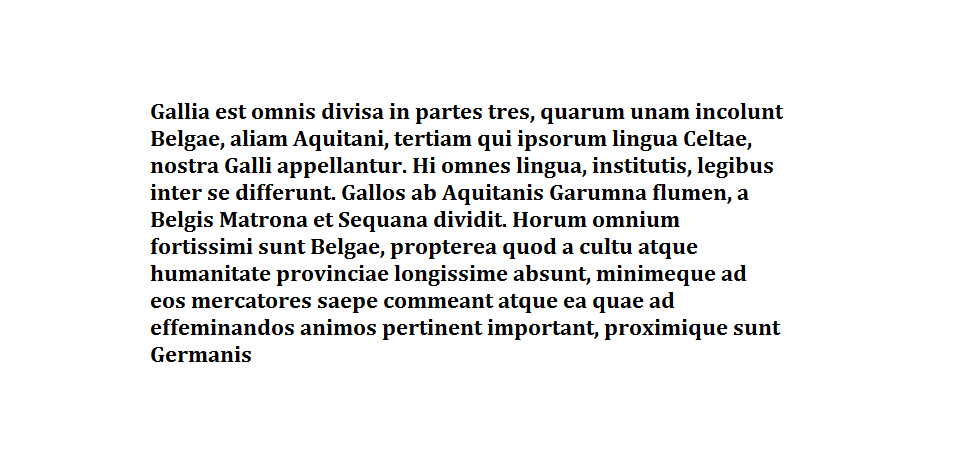
#> input picture lab_09/galia.png, 953 x 463 px; the run also reads 1 picture not shown here
$ jupyter execute --allow-errors lab_09-discrete-fourier-transform.ipynb   (shell and % lines are left out)
#> lines starting #> are read from the running program, lines starting #| are printed output that depends on the picture; after the words box and inside, x2 and y2 are one past the last pixel; in counts of white or black regions, pixels touching at a corner belong together
# Analiza obrazów

Dyskretna transformata Fouriera umożliwa przekształcenie obrazu z domeny czasu do domeny częstotliwościowej. Ze względu na charakterystykę DFT przekształcane obrazy powinny na brzegach mieć nmożliwie iskie wartości, aby uniknąć powstawania artefaktów - zwykle oznacza to konieczność odwrócenia kolorów.

[cell 1]
from PIL import Image, ImageOps
import numpy as np
import matplotlib.pyplot as plt
from mpl_toolkits import mplot3d
from tqdm import tqdm
from numpy.fft import fft2, ifft2

Poniższe funkcje słuzą do przygotowania danych wejściowych i wizualizacji obrazu wraz z wynikiem jego transformacji.

[cell 2]
def load_text(name):
    "loads image and returns it in greyscale with inverted colors"
#> called with name = 'galia.png'
    img = Image.open(name).convert('L')
    return np.array(ImageOps.invert(img))

def fourier_components(img):
    "splits imaginary array into real components (length, angle)"
    fourier = fft2(img)
    mod = np.absolute(fourier)
    angle = np.angle(fourier)
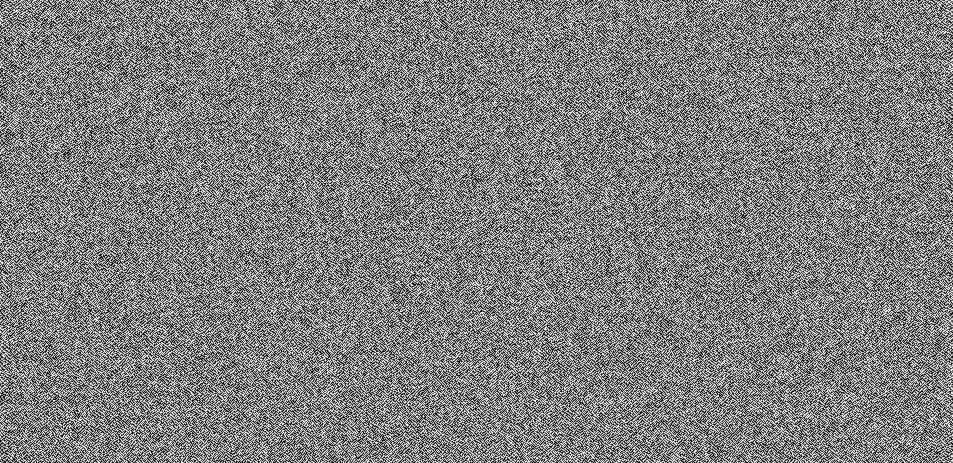
#> angle: shape (463, 953) float64; min -3.14, max 3.14, mean 2.67e-17; drawn with min black and max white
    return mod, angle

# [17 lines left out: function visualise_dft, not called in this run]

Poniżej znajduje się wizualizacja współczynników Fouriera (wartości modułu i fazy) dla obrazu z tekstem. Jako, że kilka wartości modułu jest znacząco odstających to na potrzeby wizualizacji są one pomniejszone (wszystkie wartości stanowiące górny 1% są zmienione na najniższą wartość z tego jednego procenta).

[cell 3]
galia = load_text("galia.png").astype(np.float64)
#> (the rest of this cell did not finish here and is left out)

[cell 4]
mod, angle = fourier_components(galia)
mod /= np.max(mod)
big_num_idx = mod.flatten().argsort()[int((mod.shape[0]*mod.shape[1])*0.99)]
#> big_num_idx = 412616
mod.flatten()[big_num_idx]
#> Out = 0.0169

## Wizualizacja na sztucznym obrazie

Poniższa wizualizacja także pokazuje wartości modułu i fazy, lecz na prostszym, syntetycznym obrazie. Ma ona na celu zapewnienie prostszego do analizy przykładu pozbawionego szumu.

[cell 5]
from matplotlib.widgets import Slider

[cell 6]
TWOPI = 2*np.pi
font_size = 10
freq_x = 1
freq_y = 0

fig, axes = plt.subplots(nrows=3, ncols=1, figsize=(5,10))
axes[0].set_title("original image", fontdict={"fontsize": font_size})
axes[1].set_title("modulus of coefficients", fontdict={"fontsize": font_size})
axes[2].set_title("phase of coefficients", fontdict={"fontsize": font_size})
for ax in axes: ax.axis('off')
x = np.arange(0.0, TWOPI, 0.05)
y = np.arange(0.0, TWOPI, 0.05)
spacex,spacey = np.meshgrid(x, x)
space = spacex*freq_x+spacey*freq_y

img = np.sin(space)
img_obj = []
img_obj.append(axes[0].imshow(img))
mod, angle = fourier_components(img)
img_obj.append(axes[1].imshow(mod))
img_obj.append(axes[2].imshow(angle))

locx = plt.axes([0.15, 0.01, 0.7, 0.03])
locy = plt.axes([0.15, 0.05, 0.7, 0.03])
x_slider = Slider(locx, 'freq_x', 0, 30, valinit=freq_x)
y_slider = Slider(locy, 'freq_y', 0, 30, valinit=freq_y)

# [22 lines left out: functions update_x, update_y, not called in this run]

x_slider.on_changed(update_x)
y_slider.on_changed(update_y)

plt.show()

## Obliczanie korelacji

Twierdzenie o splocie:
$x\star y = DFT^{-1}[DFT\{x\}*DFT\{y\}]$
Pozwala na szybkie obliczenie splotu przy pomocy dyskretynej transformaty Fouriera. Zakładając obraz i wzorzec o rozmiarach NxN i TxT złożności obliczeniowe wynoszą odpowiednio $O(N^2W^2)$ i $O(N^2)$

[cell 7]
def corr(img, template):
    h, w = img.shape
    return (ifft2(fft2(img)*fft2(np.rot90(template,2),[h,w]))).astype(np.float64)

#> (the rest of this cell did not finish here and is left out)

Jak widać zastosowanie DTF powoduje znaczne przyspieszenie - na przykładowych danych aż 25-krotne

#> (a cell that did not finish here is left out)

[cell 9]
# [6 lines left out: function slow_corr, not called in this run]
#> (the rest of this cell did not finish here and is left out)

#> (a cell that did not finish here is left out)

#> (a cell that did not finish here is left out)

[cell 12]
# [10 lines of commented-out code are left out]

[cell 13]
plt.figure(figsize=(5,5))
#> (the rest of this cell did not finish here and is left out)

Dokonujemy normalizacji korelacji tak, aby jej wartości leżały w przedziale \[0, 1\] celem ułatwienia poszukiwania maximów.

[cell 14]
def normalise(x):
    return (x - np.min(x))/np.max(x)

#> (the rest of this cell did not finish here and is left out)

Funkcja `count_max(C, template, threshold)` zlicza i zaznacza wszystkie lokalne maxima w macierzy `C`. Aby maximum zostało zliczone dla i,j jego wartość musi być większa niż `threshold` oraz nie może być w jego otoczeniu (zdefiniowanym przez `template`) wartości większych niż C\[i,j\].

[cell 15]
def count_max(C, template=(13,13), threshold=0.9):
    h, w = template
    y, x = h//2, w//2
    count = 0
    maxima = np.zeros(shape=C.shape)
    for i in range(C.shape[0]):
        for j in range(C.shape[1]):
           # print(i,j)
            if C[i,j] > threshold:
                r = np.sum(C[i-y:i+y+1,j-x:j+x+1]>=C[i,j])
              #  r = np.sum(C[i-h:i+1,j-w:j+1]>=C[i,j])
                if r==1:
                  #  print(C[i-x:i+x,j-y:j+y]>=C[i,j])
                    maxima[i-h:i+1,j-w:j+1] = 255
                    count+=1
    return count, maxima
#c,_ = count_max(maximum_filter(C, size=(13,13)))
#print(c)
#> (the rest of this cell did not finish here and is left out)

[cell 16]
def show_max(background, maxima, alpha=0.6, cmap_back=None, cmap_max=None, title=""):
    plt.figure(figsize=(5,5))
    plt.imshow(background, cmap=cmap_back)
    mask = np.zeros(maxima.shape)
    mask[maxima != 0] = alpha
    plt.imshow(maxima, alpha=mask, cmap=cmap_max)
    plt.title(title)
    plt.show()

#> (the rest of this cell did not finish here and is left out)

## Ryby

[cell 17]
school = np.array(Image.open("school.jpg")).astype(np.float64)
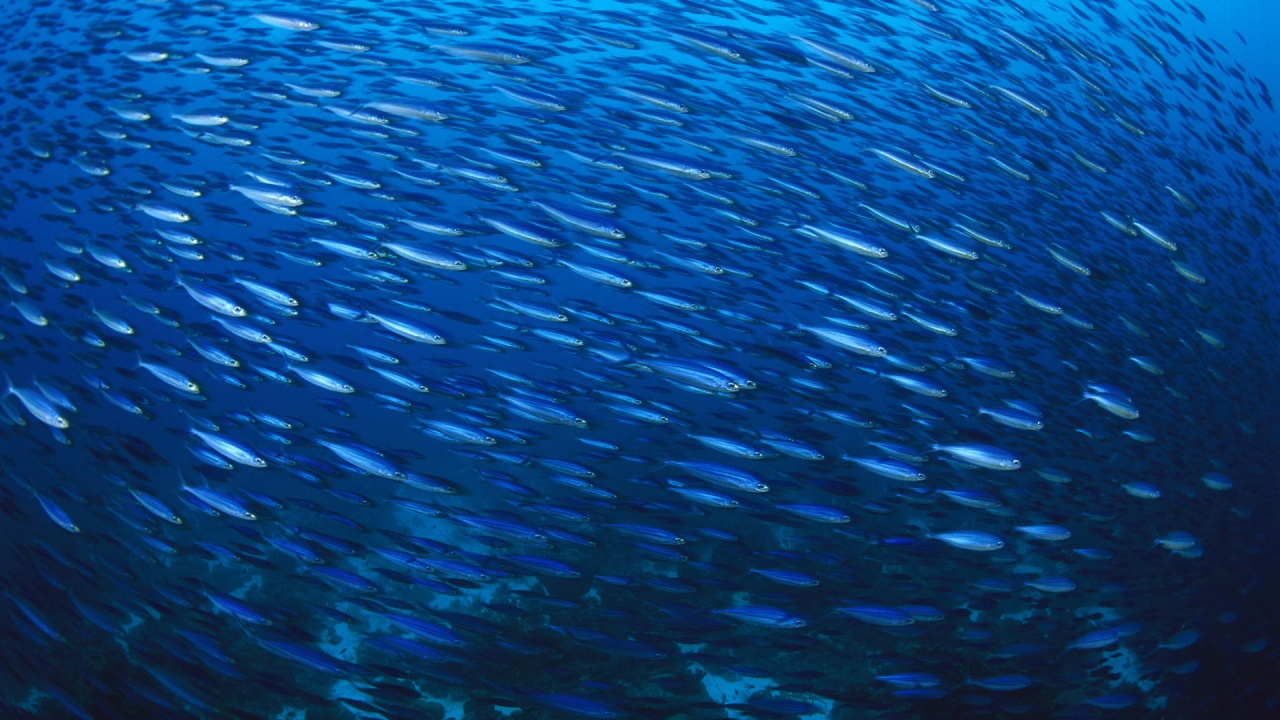
#> input picture lab_09/school.jpg, 1280 x 720 px
template_fish =  np.array(Image.open("fish1.png")).astype(np.float64)
h, w, _ = school.shape
#> h = 720; w = 1280

[cell 18]
C = [corr(img, temp).swapaxes(0,1) for img,temp in zip(school.swapaxes(0,2),template_fish.swapaxes(0,2))]
#> in corr (call 3), `return (ifft2(fft2(img)*fft2(np.rot90(template,2),[h,w]))).astype(np.f..`:
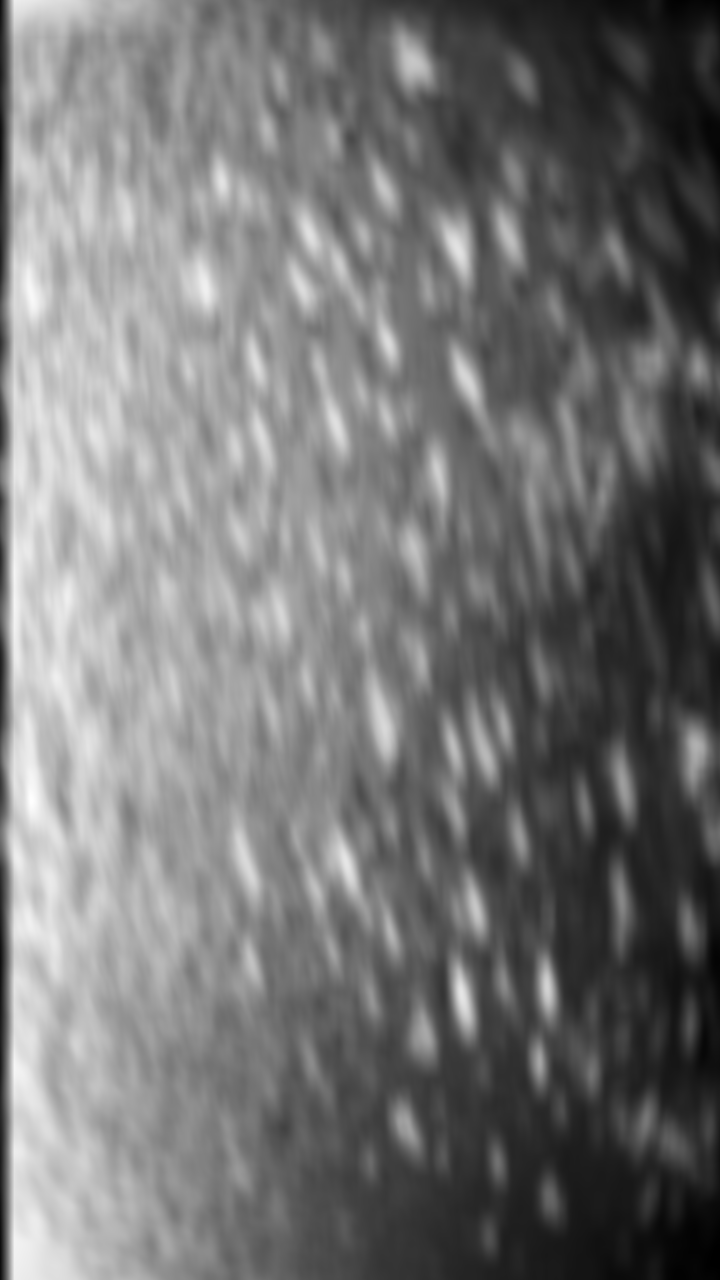
#> returned value: shape (1280, 720) float64; min 3374653, max 24923670, mean 13282789; drawn with min black and max white
#> C = 3 items
#> img: shape (126, 126) float64
C = np.mean(C, axis=0)
C = normalise(C)

[cell 19]
# [5 lines of commented-out code are left out]

[cell 20]
plt.figure(figsize=(5,5))
plt.imshow(C)
plt.show()

[cell 21]
def show_example(C, threshold):
#> called with threshold = 0.6
    c, maxima = count_max(C, template=template_fish.shape[:2],threshold=threshold)
#> after the loop in count_max, `for i in range(C.shape[0]):`:
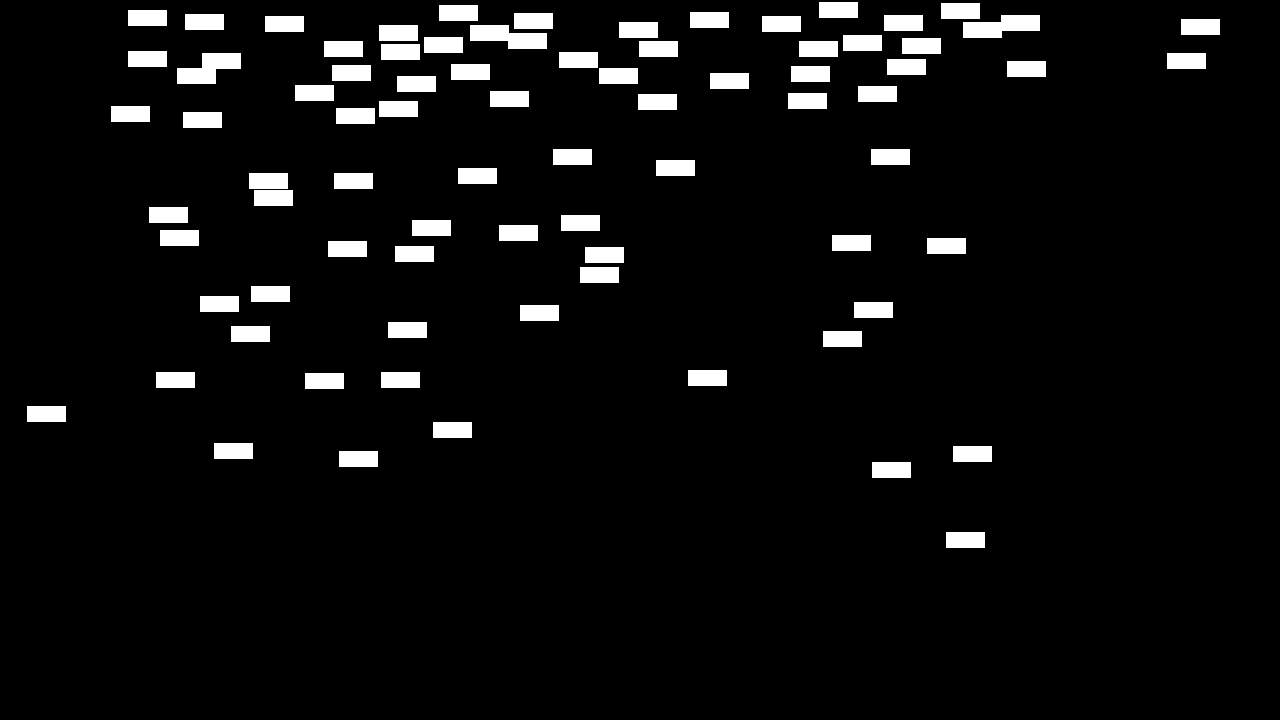
#> maxima: shape (720, 1280) float64; 5.5% white; 79 white regions, largest, box (x1, y1, x2, y2) and area: (470, 25, 547, 49) 1240, (963, 15, 1040, 38) 1239, (177, 53, 241, 84) 1234
#> after the loop in count_max, `for i in range(C.shape[0]):`: count = 91
#> c = 91
    show_max(school.astype(np.uint8), maxima, alpha=0.4, cmap_max="Reds", title=f"count={c}")

show_example(C, 0.6)

[cell 22]
show_example(C, 0.5)
#> after the loop in count_max (call 2), `for i in range(C.shape[0]):`: maxima: shape (720, 1280) float64; 9.7% white; 138 white regions, largest, box (x1, y1, x2, y2) and area: (160, 230, 205, 262) 1248, (470, 25, 547, 49) 1240, (963, 15, 1040, 38) 1239

[cell 23]
show_example(C, 0.4)
#> call 3 of count_max, with template = (15, 38), threshold = 0.4
#> after the loop in count_max (call 3), `for i in range(C.shape[0]):`:
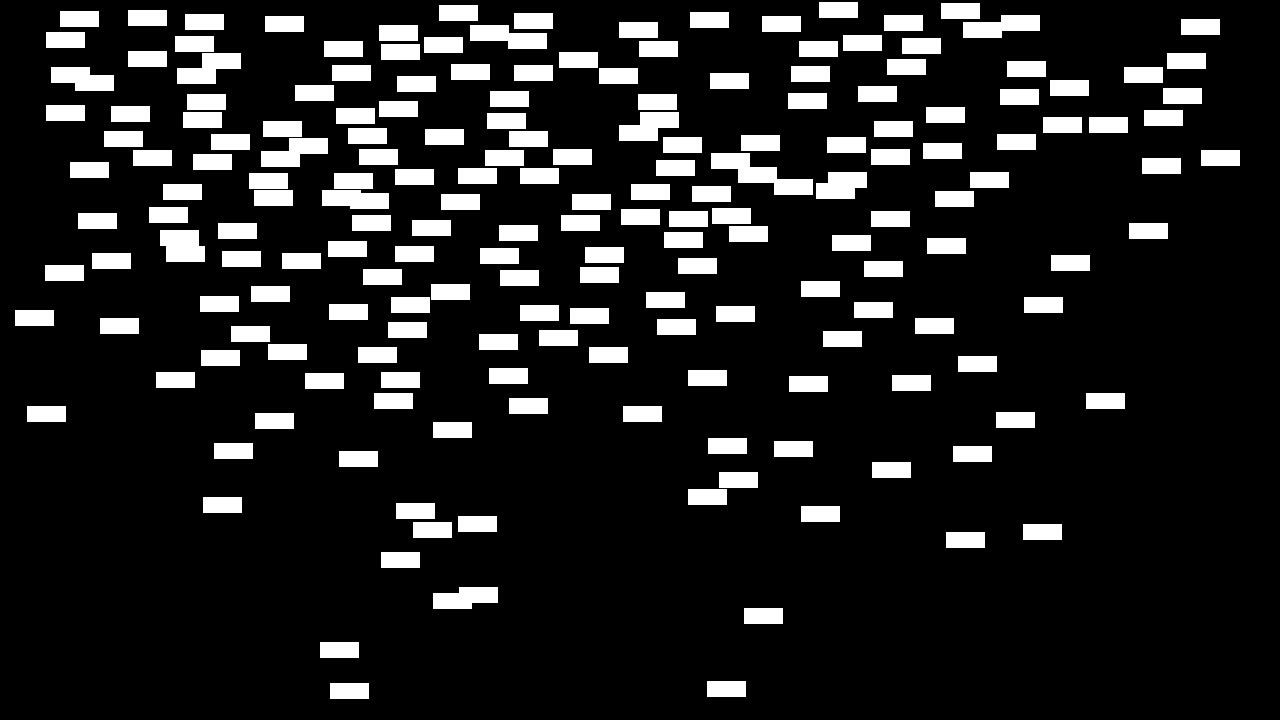
#> maxima: shape (720, 1280) float64; 13.7% white; 192 white regions, largest, box (x1, y1, x2, y2) and area: (711, 153, 813, 195) 1836, (160, 230, 205, 262) 1248, (470, 25, 547, 49) 1240
#> after the loop in count_max (call 3), `for i in range(C.shape[0]):`: count = 213

Zliczenie ryb ze zdjęcia przedstawionym sposobem okazuje się zadaniem skrajnie trudnym. Dla dużych wartośći progu sporo ryb zostaje pominiętych, z kolei dla małych zliczone zostają duże ilości niewyraźnych ryb z tła, które nie powinny być wykryte przez wzorzec.
Problemy:
- różne kąty nachylenia ryb
- zmienne oświetlenie
- zmienna odległość od kamery, a co za tym idzie wielkość na zdjęciu

# OCR

[cell 24]
from PIL import ImageFont
from PIL import ImageDraw

[cell 25]
text = """> szerszen wpada do pokoju
> dowiedz sie, ze szerszenie widza w podczerwieni
> przesylacie sobie piosenki"""

[cell 26]
img = Image.fromarray(np.ones((300,1000))*255)
#> img: PIL image 1000x300 F; every value is 255
draw = ImageDraw.Draw(img)
# font = ImageFont.truetype(<font-file>, <font-size>)
font = ImageFont.truetype("/usr/share/fonts/truetype/freefont/FreeSerif.ttf", size=40)
# draw.text((x, y),"Sample Text",(r,g,b))
draw.text((10, 10),text, font=font)
plt.figure(figsize=(5,5))
plt.imshow(img.rotate(20, expand=True))
#> img: PIL image 1000x300 F; values 1 (black) and 255 (white), 96.4% white; 95 black regions (10 under 20 px), largest, box (x1, y1, x2, y2) and area: (183, 24, 229, 51) 333, (138, 50, 173, 78) 287, (498, 50, 533, 78) 287
plt.show()
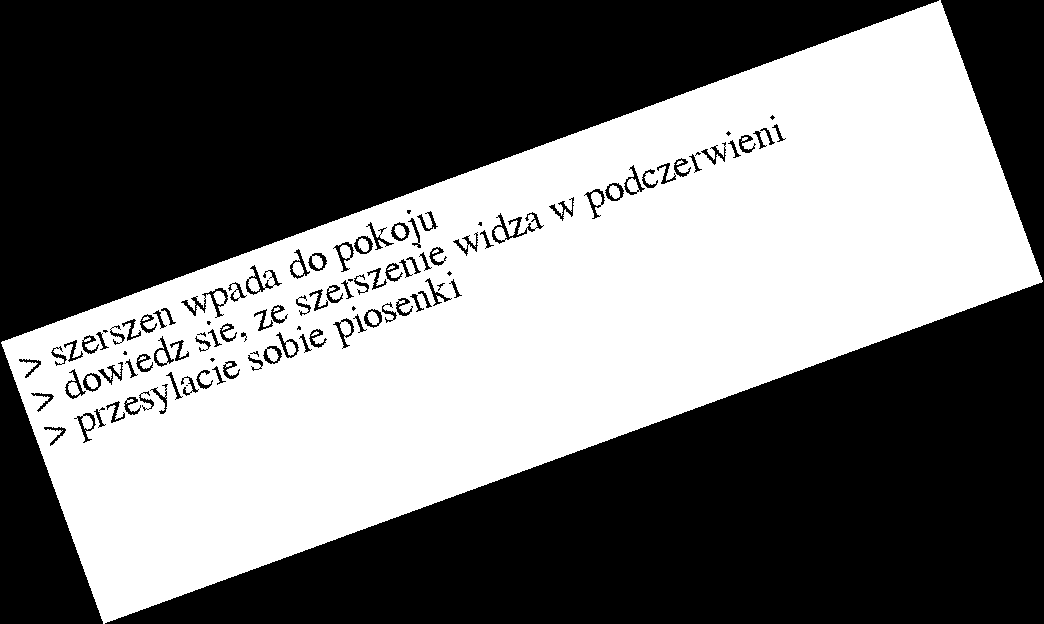
#> shown: shape (624, 1044, 4); mean R, G, B, A 113.2, 113.2, 113.2, 255
